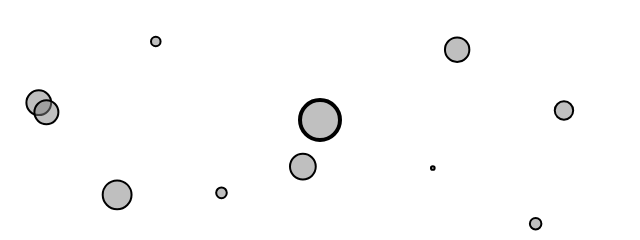
Frame 1 (no input)
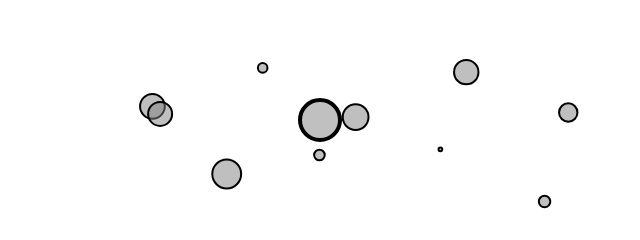
Frame 60 (no input)
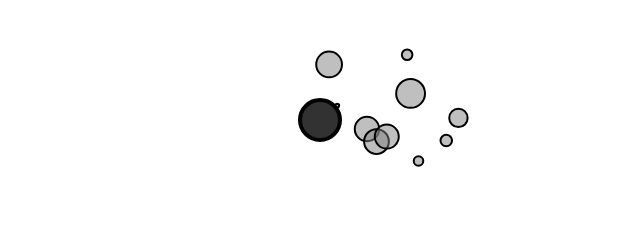
Frame 120 (the mouse pressed at the canvas centre since frame 60)

The p5.js sketch that drew these frames (run headless with seeded random() and noise() and a simulated clock; from frame 60 on, the mouse is pressed at the canvas centre):

// p5.js sketch
// ── sketch.js
let movers = [];
let attractor;

let G = 1.0;

function setup() {
  createCanvas(640, 240);
 
  for (let i = 0; i <10; i ++){
  movers [i]= new Mover(random(width), random(height), random(0.1, 2));
  }
  
  attractor = new Attractor();
}

function draw() {
  background(255);

  for (let m of movers){
  let force = attractor.attract(m);
  m.applyForce(force);

  m.show();
  m.update();
  }
  
  attractor.show();
}

function mouseMoved() {
  attractor.handleHover(mouseX, mouseY);
}

function mousePressed() {
  attractor.handlePress(mouseX, mouseY);
}

function mouseDragged() {
  attractor.handleHover(mouseX, mouseY);
  attractor.handleDrag(mouseX, mouseY);
}

function mouseReleased() {
  attractor.stopDragging();
}
// ── attractor.js
//Fg = (G * mass1 * mass2) / (distance * distance);

/* ex 2.11 Adapt Example 2.6 to map the mass of the Attractor and Mover to the area of their respective circles.

circle(this.position.x, this.position.y, sqrt(this.mass) * 2);*/

class Attractor {
  constructor() {
    this.pos = createVector(width / 2, height / 2);
    this.mass = 20;
    this.dragOffset = createVector(0, 0);
    this.dragging = false;
    this.rollover = false;
  }

  show() {
    strokeWeight(4);
    stroke(0);
    if (this.dragging) {
      fill(50);
    } else if (this.rollover) {
      fill(100);
    } else {
      fill(175, 200);
    }
    circle(this.pos.x, this.pos.y, this.mass * 2);
  }

  attract(mover) {
    let force = p5.Vector.sub(this.pos, mover.pos);
    let distance = force.mag();
    distance = constrain(distance, 5, 25);
    let G = 1;
    let strength = (G * this.mass * mover.mass) / (distance * distance);
    force.setMag(strength);
    return force;
  }

  handlePress(mx, my) {
    let d = dist(mx, my, this.pos.x, this.pos.y);
    if (d < this.mass) {
      this.dragging = true;
      this.dragOffset.x = this.pos.x - mx;
      this.dragOffset.y = this.pos.y - my;
    }
  }

  handleHover(mx, my) {
    let d = dist(mx, my, this.pos.x, this.pos.y);
    if (d < this.mass) {
      this.rollover = true;
    } else {
      this.rollover = false;
    }
  }

  stopDragging() {
    this.dragging = false;
  }

  handleDrag(mx, my) {
    if (this.dragging) {
      this.pos.x = mx + this.dragOffset.x;
      this.pos.y = my + this.dragOffset.y;
    }
  }
}

// ── mover.js
class Mover {
  constructor(x, y, m) {
    this.pos = createVector(x, y);
    this.vel = createVector(1, 0);
    this.acc = createVector (0,0);
    this.mass = m;
    this.r = this.mass*8;
  }
  
  applyForce(force){
    let f = p5.Vector.div(force, this.mass);
    this.acc.add(f);
  }

  update() {
    this.pos.add(this.vel);
    this.vel.add(this.acc);
    this.acc.mult(0);
  }

  show() {
    stroke(0);
    strokeWeight(2);
    fill(127,127);
    circle(this.pos.x, this.pos.y, this.r*2);
  }


}
